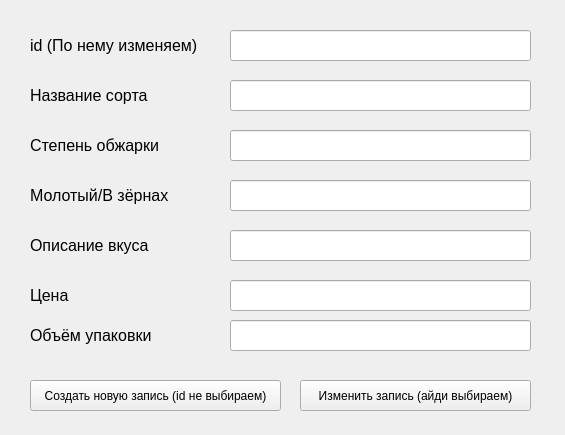
<?xml version="1.0" encoding="UTF-8"?>
<ui version="4.0">
 <class>Form</class>
 <widget class="QWidget" name="Form">
  <property name="geometry">
   <rect>
    <x>0</x>
    <y>0</y>
    <width>565</width>
    <height>435</height>
   </rect>
  </property>
  <property name="windowTitle">
   <string>Form</string>
  </property>
  <widget class="QLabel" name="label">
   <property name="geometry">
    <rect>
     <x>30</x>
     <y>30</y>
     <width>171</width>
     <height>31</height>
    </rect>
   </property>
   <property name="font">
    <font>
     <pointsize>12</pointsize>
    </font>
   </property>
   <property name="text">
    <string>id (По нему изменяем)</string>
   </property>
  </widget>
  <widget class="QLabel" name="label_2">
   <property name="geometry">
    <rect>
     <x>30</x>
     <y>80</y>
     <width>171</width>
     <height>31</height>
    </rect>
   </property>
   <property name="font">
    <font>
     <pointsize>12</pointsize>
    </font>
   </property>
   <property name="text">
    <string>Название сорта</string>
   </property>
  </widget>
  <widget class="QLabel" name="label_3">
   <property name="geometry">
    <rect>
     <x>30</x>
     <y>130</y>
     <width>171</width>
     <height>31</height>
    </rect>
   </property>
   <property name="font">
    <font>
     <pointsize>12</pointsize>
    </font>
   </property>
   <property name="text">
    <string>Степень обжарки</string>
   </property>
  </widget>
  <widget class="QLabel" name="label_4">
   <property name="geometry">
    <rect>
     <x>30</x>
     <y>180</y>
     <width>171</width>
     <height>31</height>
    </rect>
   </property>
   <property name="font">
    <font>
     <pointsize>12</pointsize>
    </font>
   </property>
   <property name="text">
    <string>Молотый/В зёрнах</string>
   </property>
  </widget>
  <widget class="QLabel" name="label_5">
   <property name="geometry">
    <rect>
     <x>30</x>
     <y>230</y>
     <width>171</width>
     <height>31</height>
    </rect>
   </property>
   <property name="font">
    <font>
     <pointsize>12</pointsize>
    </font>
   </property>
   <property name="text">
    <string>Описание вкуса</string>
   </property>
  </widget>
  <widget class="QLabel" name="label_6">
   <property name="geometry">
    <rect>
     <x>30</x>
     <y>320</y>
     <width>171</width>
     <height>31</height>
    </rect>
   </property>
   <property name="font">
    <font>
     <pointsize>12</pointsize>
    </font>
   </property>
   <property name="text">
    <string>Объём упаковки</string>
   </property>
  </widget>
  <widget class="QLineEdit" name="idEdit">
   <property name="geometry">
    <rect>
     <x>230</x>
     <y>30</y>
     <width>301</width>
     <height>31</height>
    </rect>
   </property>
  </widget>
  <widget class="QLineEdit" name="nameSortEdit">
   <property name="geometry">
    <rect>
     <x>230</x>
     <y>80</y>
     <width>301</width>
     <height>31</height>
    </rect>
   </property>
  </widget>
  <widget class="QLineEdit" name="objarkaEdit">
   <property name="geometry">
    <rect>
     <x>230</x>
     <y>130</y>
     <width>301</width>
     <height>31</height>
    </rect>
   </property>
  </widget>
  <widget class="QLineEdit" name="molotiOrZernaButton">
   <property name="geometry">
    <rect>
     <x>230</x>
     <y>180</y>
     <width>301</width>
     <height>31</height>
    </rect>
   </property>
  </widget>
  <widget class="QLineEdit" name="descriptionButton">
   <property name="geometry">
    <rect>
     <x>230</x>
     <y>230</y>
     <width>301</width>
     <height>31</height>
    </rect>
   </property>
  </widget>
  <widget class="QLineEdit" name="volumeButton">
   <property name="geometry">
    <rect>
     <x>230</x>
     <y>320</y>
     <width>301</width>
     <height>31</height>
    </rect>
   </property>
  </widget>
  <widget class="QPushButton" name="createNewCoffeInfoButton">
   <property name="geometry">
    <rect>
     <x>30</x>
     <y>380</y>
     <width>251</width>
     <height>31</height>
    </rect>
   </property>
   <property name="text">
    <string>Создать новую запись (id не выбираем)</string>
   </property>
  </widget>
  <widget class="QPushButton" name="changeCoffeeInfoButton">
   <property name="geometry">
    <rect>
     <x>300</x>
     <y>380</y>
     <width>231</width>
     <height>31</height>
    </rect>
   </property>
   <property name="text">
    <string>Изменить запись (айди выбираем)</string>
   </property>
  </widget>
  <widget class="QLabel" name="label_7">
   <property name="geometry">
    <rect>
     <x>30</x>
     <y>280</y>
     <width>171</width>
     <height>31</height>
    </rect>
   </property>
   <property name="font">
    <font>
     <pointsize>12</pointsize>
    </font>
   </property>
   <property name="text">
    <string>Цена</string>
   </property>
  </widget>
  <widget class="QLineEdit" name="priceEdit">
   <property name="geometry">
    <rect>
     <x>230</x>
     <y>280</y>
     <width>301</width>
     <height>31</height>
    </rect>
   </property>
  </widget>
 </widget>
 <resources/>
 <connections/>
</ui>
